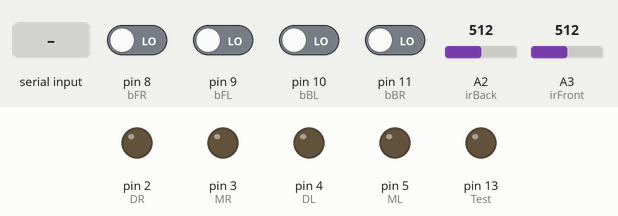
Bench run of a sketch on a simulated Arduino Uno, built with avr-gcc and run on an emulated ATmega328P. On the bench: output pins drawn as LEDs (lit = HIGH). The inputs (shaded band) are chosen by the test bench; at power-on: pin 8 (bFR), pin 9 (bFL), pin 10 (bBL), pin 11 (bBR) LOW, A2 (irBack) = 512, A3 (irFront) = 512. What the sketch prints to the serial monitor is not drawn.

Above: at 1.2 s.
1.3 s: byte 3 (3) received over Serial
At 2.1 s:
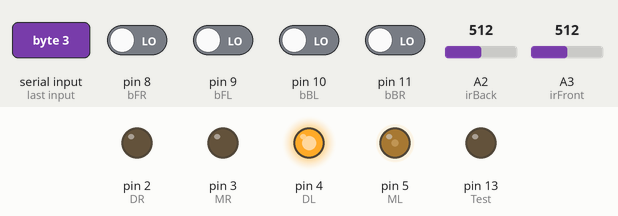
3.8 s: byte 4 (4) received over Serial
At 4.6 s:
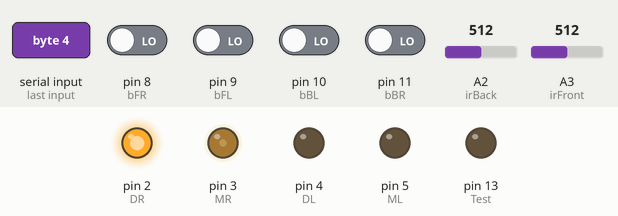
6.3 s: byte 1 (1) received over Serial
At 7.1 s:
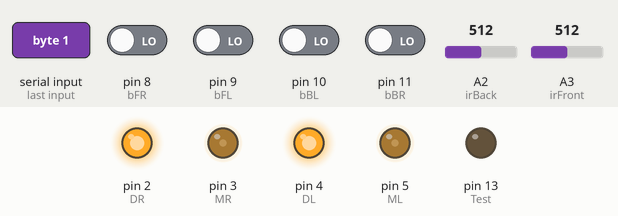
7.8 s: byte 2 (2) received over Serial
At 8.2 s:
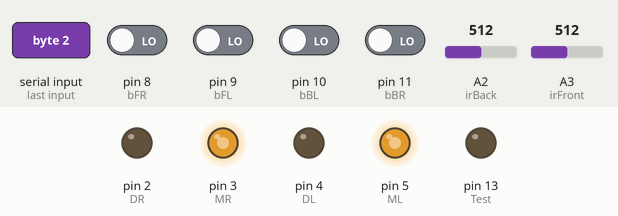
9.3 s: A2 (irBack) set to 904
10.8 s: A2 (irBack) set to 933
Timing chart, 0 to 13.6 s (numbered marks = the images above; inputs shaded):
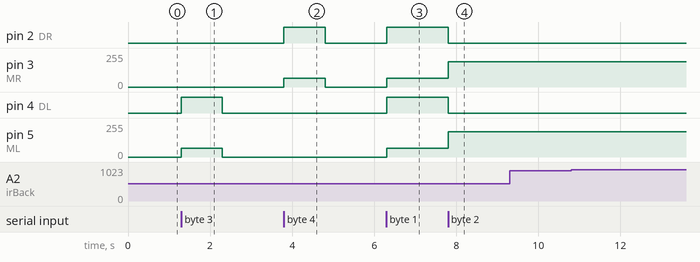

The sketch:

arduino.ino
```cpp
#define DR 2
#define MR 3
#define DL 4
#define ML 5

#define bFL 9
#define bFR 8
#define bBL 10
#define bBR 11

#define irFront A3
#define irBack A2

#define irMR A1
#define irML A0

bool vbFL, vbFR, vbBL, vbBR;
int virFront, virBack;
int virMR, virML;

bool direction = false;
bool going = false;
bool h1 = 0, h2 = 0;
int speedLeft = 190;
int speedRight = 190;

void setup()
{
  Serial.begin(9600);
  pinMode(bFL, INPUT);
  pinMode(bFR, INPUT);
  pinMode(bBL, INPUT);
  pinMode(bBR, INPUT);
  pinMode(DL,OUTPUT);
  pinMode(DR,OUTPUT);

  pinMode(13,OUTPUT); //Test
}

void readSensors()
{
  byte sensorsValue = 0;

  vbFL = digitalRead(bFL);
  vbFR = digitalRead(bFR);
  vbBL = digitalRead(bBL);
  vbBR = digitalRead(bBR);

  virFront = analogRead(irFront);
  virBack = analogRead(irBack);

/**
  | vbFL | vbFR | vbBL | vbBR | virFront | virBack |
  |   x  |   x  |   x  |   x  |    x     |    x    |

  vbFL =     100000 = 32
  vbFR =     010000 = 16
  vbBL =     001000 = 8
  vbBR =     000100 = 4
  virFront = 000010 = 2
  virBack =  000001 = 1
**/

  sensorsValue = (byte)vbFL*32 + (byte)vbFR*16 + (byte)vbBL*8 + (byte)vbBR*4 + (byte)checkFront()*2 + (byte)checkBack();

  Serial.write(sensorsValue);

/*
  virMR = analogRead(irMR);
  virML = analogRead(irML);
  Serial.print(vbFL);
  Serial.print(" : ");
  Serial.print(vbFR);
  Serial.print(" : ");
  Serial.print(vbBL);
  Serial.print(" : ");
  Serial.print(vbBR);
  Serial.print(" - ");

  Serial.print(virFront);
  Serial.print(" : ");
  Serial.print(virBack);
  Serial.print(" -- ");

  Serial.print(virMR);
  Serial.print(" : ");
  Serial.println(virML);
*/
}

void readCom()
{
  int input = 0;

  if (Serial.available())
  {
    input = Serial.read();// - 48;
  }

  //Serial.print("Input: ");
  //Serial.println(input);

  switch (input) {
    case 1:
      runForward();
      break;
    case 2:
      runBack();
      break;
    case 3:
      turnRight();
      break;
    case 4:
      turnLeft();
      break;
    case 5:
      runStop();
      break;
  }

}

//------------------------------ checkFront -------------------------------
int checkFront()
{
  if (virFront < 920)  //40(yes) -- 1019(no)
    return 1;
   return 0;
}

//------------------------------ checkBack -------------------------------
int checkBack()
{
  if (virBack < 920)  //40(yes) -- 1019(no)
    return 1;
   return 0;
}

//------------------------------ checkMRight -------------------------------
int checkMRight()
{
  if (virMR > 650)  //900(yes) -- 400(no)
    return 1;
   return 0;
}

//------------------------------ checkMLeft -------------------------------
int checkMLeft()
{
  if (virML > 450)  //700(yes) -- 200(no)
    return 1;
   return 0;
}

//------------------------------ runStop -------------------------------
void runStop()
{
  digitalWrite(DL, 0);
  digitalWrite(DR, 0);
  analogWrite(ML, 0);
  analogWrite(MR, 0);
}

//------------------------------ runForward -------------------------------
void runForward()
{
  digitalWrite(DL, 1);
  digitalWrite(DR, 1);
  analogWrite(ML, 255 - speedLeft);
  analogWrite(MR, 255 - speedRight);
}

//------------------------------ runForwardStep -------------------------------
void runForwardStep()
{
  readSensors();
  int initLeftMot = checkMLeft();
  int initRightMot = checkMRight();
  int leftMot = initLeftMot;
  int rightMot = initRightMot;
  int spL = speedLeft*0.1;
  int spR = speedRight*0.1;
  digitalWrite(DL, 1);
  digitalWrite(DR, 1);
  analogWrite(ML, 255 - spL);
  analogWrite(MR, 255 - spR);
  do
  {
    readSensors();
    if(!(initLeftMot ^ leftMot)) leftMot = checkMLeft();
    if(!(initRightMot ^ rightMot)) rightMot = checkMRight();

//    Serial.print(initLeftMot);
//    Serial.print("^");
//    Serial.print(leftMot);
//    Serial.print("=");
//    Serial.print(initLeftMot ^ leftMot);
//    Serial.print(" -- ");
//    Serial.print(initRightMot);
//    Serial.print("^");
//    Serial.print(rightMot);
//    Serial.print("=");
//    Serial.println(initRightMot ^ rightMot);

    if(initLeftMot ^ leftMot)
    {
      digitalWrite(DL, 0);
      analogWrite(ML, 0);
    }
    else
    {
      spL += speedLeft*0.11;
      analogWrite(ML, 255 - spL);
    }
    if(initRightMot ^ rightMot)
    {
      digitalWrite(DR, 0);
      analogWrite(MR, 0);
    }
    else
    {
      spR += speedRight*0.05;
      analogWrite(MR, 255 - spR);
    }
  } while ((initLeftMot == leftMot) || (initRightMot == rightMot));
}

//------------------------------ runBack -------------------------------
void runBack()
{
  digitalWrite(DL, 0);
  digitalWrite(DR, 0);
  analogWrite(ML, speedLeft);
  analogWrite(MR, speedRight);
}

//------------------------------ turnRight -------------------------------
void turnRight()
{
  digitalWrite(DR, 0);
  analogWrite(MR, 0);
  digitalWrite(DL, 1);
  analogWrite(ML, 255 - speedLeft);
  delay(1000);
  digitalWrite(DL, 0);
  analogWrite(ML, 0);
}

//------------------------------ turnLeft -------------------------------
void turnLeft()
{
  digitalWrite(DL, 0);
  analogWrite(ML, 0);
  digitalWrite(DR, 1);
  analogWrite(MR, 255 - speedRight);
  delay(1000);
  digitalWrite(DR, 0);
  analogWrite(MR, 0);
}

void spinRight()
{
  digitalWrite(DR, 0);
  analogWrite(MR, speedRight);
  digitalWrite(DL, 1);
  analogWrite(ML, 255 - speedLeft);
  delay(1000);
  digitalWrite(DL, 0);
  analogWrite(ML, 0);
  analogWrite(MR, 0);
}

void spinLeft()
{
  digitalWrite(DL, 0);
  analogWrite(ML, speedLeft);
  digitalWrite(DR, 1);
  analogWrite(MR, 255 - speedRight);
  delay(1000);
  digitalWrite(DR, 0);
  analogWrite(MR, 0);
  analogWrite(ML, 0);
}

void loop()
{
  readSensors();
  readCom();
  //delay(1000);


  /*
  runForward();
  digitalWrite(13,HIGH);
  do
  {
    readSensors();
    Serial.println(checkFront());
  }
  while(!checkFront());

  spinLeft();
  */
//  runBack();
//  digitalWrite(13,LOW);
//  do
//  {
//    readSensors();
//  }
//  while(!checkBack());
//

//  readSensors();
//  if (checkMLeft())
//    digitalWrite(13,HIGH);
//  else
//     digitalWrite(13,LOW);
  /*
  runForwardStep();

  Serial.println("++++++++++++++");
  delay(2000);

  runForward();
  delay(4000);

  runStop();
  delay(1000);

  runBack();
  delay(4000);

  runStop();
  delay(2000);
  */
  /*
  digitalWrite(DL, 1);
    digitalWrite(DR, 1);
    analogWrite(ML, 0);
    analogWrite(MR, 0);
  delay(2000);

  digitalWrite(DL, 0);
    digitalWrite(DR, 0);
    analogWrite(ML, 0);
    analogWrite(MR, 0);
  delay(2000);

  digitalWrite(DL, 0);
    digitalWrite(DR, 0);
    analogWrite(ML, 255);
    analogWrite(MR, 255);
  delay(2000);

  digitalWrite(DL, 1);
    digitalWrite(DR, 1);
    analogWrite(ML, 255);
    analogWrite(MR, 255);
  delay(2000);
  */

  /*
  digitalWrite(DL, 1);
  digitalWrite(DR, 0);
  analogWrite(ML, 0);
  analogWrite(MR, 150);
  delay(2000);

  digitalWrite(DL, 0);
  digitalWrite(DR, 1);
  analogWrite(ML, 150);
  analogWrite(MR, 0);
  delay(2000);

  if (digitalRead(bBR))
  {
    if (!h1)
    {
      going = going ^1;
      h1 = true;
    }
  }
  else
    h1 = false;

  if (digitalRead(bBL))
  {
    if (!h2)
    {
      direction = direction ^1;
      h2 = true;
    }
  }
  else
    h2 = false;

  if (going)
  {
    digitalWrite(DL, direction);
    digitalWrite(DR, direction);
    analogWrite(ML, speed);
    analogWrite(MR, speed);
  }
  else
  {
    analogWrite(ML, 0);
    analogWrite(MR, 0);
  }

  delay(50);
  */
}
```

Measured:
- after the input at 1.3 s, pin 4 (DL): LOW → HIGH at once, → LOW 1.0 s later; pin 5 (ML): 0/255 → 65/255 at once, → 0/255 1.0 s later
- after the input at 3.8 s, pin 2 (DR): LOW → HIGH at once, → LOW 1.0 s later; pin 3 (MR): 0/255 → 65/255 at once, → 0/255 1.0 s later
- after the input at 6.3 s, pin 2 (DR), pin 4 (DL): LOW → HIGH at once; pin 3 (MR), pin 5 (ML): 0/255 → 65/255 at once
- after the input at 7.8 s, pin 2 (DR), pin 4 (DL): HIGH → LOW at once; pin 3 (MR), pin 5 (ML): 65/255 → 190/255 at once
- after the input at 9.3 s, every drawn part: stays the same
- after the input at 10.8 s, every drawn part: stays the same
